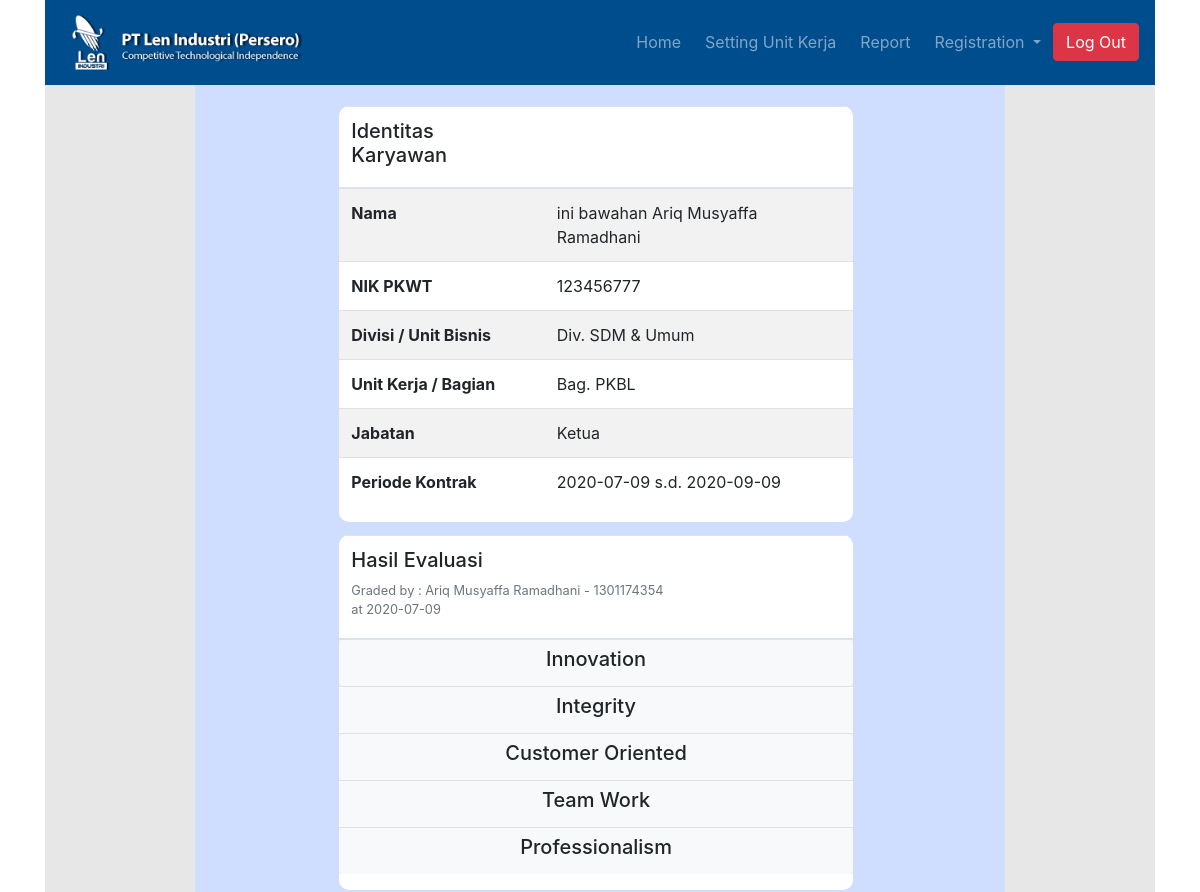
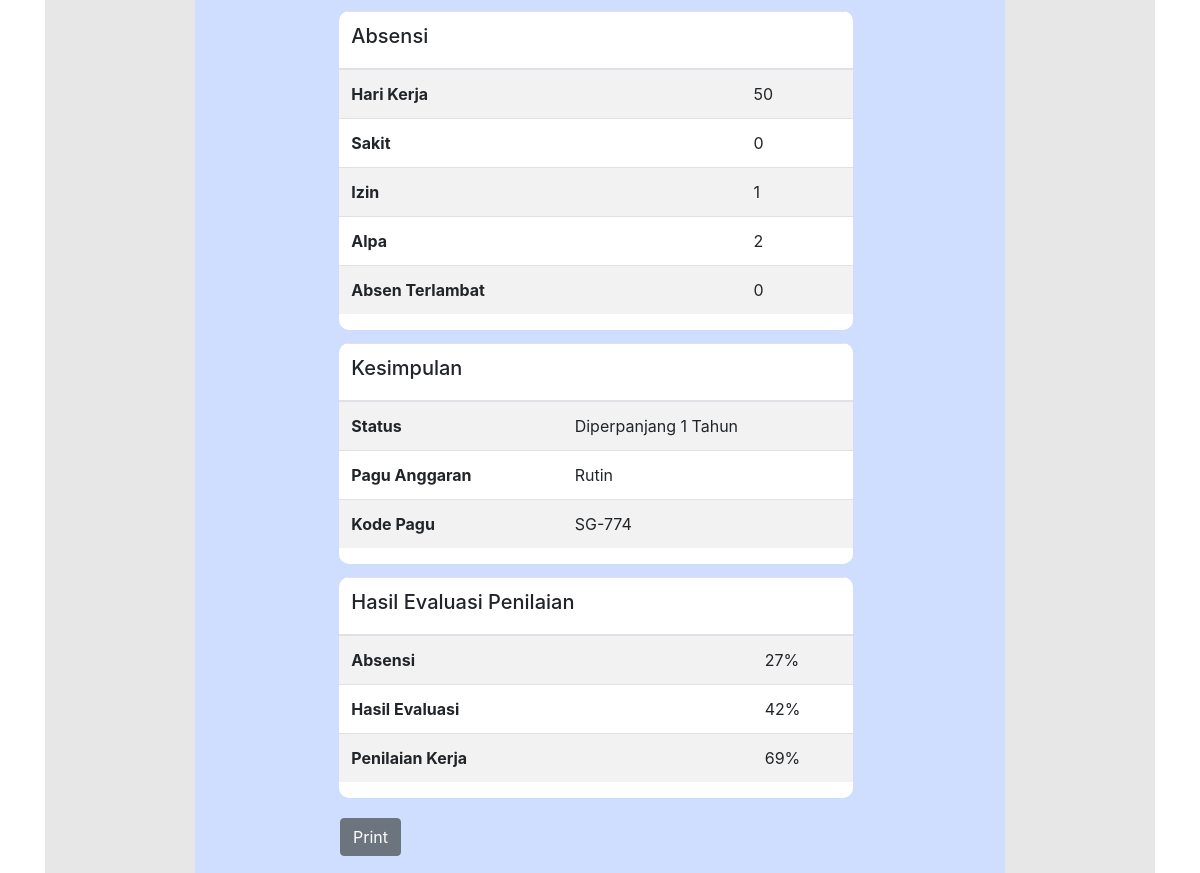
/C_detail_admin/index/57, run on the app's committed database (2 pictures, top to bottom).
### tables this page shows
CREATE TABLE `karyawan` (
  `id_karyawan` int(11) NOT NULL,
  `id_evaluasi` int(11) DEFAULT NULL,
  `id_absensi` int(11) NOT NULL,
  `nama` varchar(255) NOT NULL,
  `nik` int(10) NOT NULL,
  `divisi` varchar(255) NOT NULL,
  `jabatan` varchar(255) NOT NULL,
  `bagian` varchar(255) NOT NULL,
  `nilai_hasil` float NOT NULL,
  `end_periode` date NOT NULL,
  `start_periode` date NOT NULL,
  `status` varchar(255) NOT NULL,
  `alasan` varchar(255) DEFAULT NULL,
  `anggaran` varchar(255) DEFAULT NULL,
  `kode_pagu` varchar(255) DEFAULT NULL
);

CREATE TABLE `absensi` (
  `id_absensi` int(11) NOT NULL,
  `nik` int(10) NOT NULL,
  `sakit` float NOT NULL,
  `izin` float NOT NULL,
  `alpa` float NOT NULL,
  `periode` int(11) NOT NULL,
  `terlambat` float NOT NULL,
  `nilai_absen` float NOT NULL,
  `nilai_produktivitas` float NOT NULL
);

### application/views/admin/V_detail_admin.php (the view, shortened to what the rows shown need)
<!DOCTYPE html>
<html lang="en">
<head>
    <link rel="stylesheet" href="<?= base_url()?>/assets/css/bootstrap.min.css">
    <link rel="stylesheet" href="<?= base_url()?>/assets/style/style1.css">
</head>
<body>
    <div class="container">
        <div class="container" style="background-color: #E7E7E7;">
            <div class="container main_bgr_dash" style="width: 75%;">
                <div class="row">
                    <div class="col-md-12">
                        <div class="detail_area">
                            <table class="table table-striped">
                                <thead>
                                <tr>
                                    <th scope="col"><h5>Identitas Karyawan</h5></th>
                                    <th scope="col"></th>
                                </tr>
                                </thead>
                                <tbody>
                                <tr>
                                    <th scope="row">Nama</th>
                                    <td><?= $karyawan['nama']; ?></td>
                                </tr>
                                <tr>
                                    <th scope="row">NIK PKWT</th>
                                    <td><?= $karyawan['nik']; ?></td>
                                </tr>
                                <tr>
                                    <th scope="row">Divisi / Unit Bisnis</th>
                                    <td><?= $karyawan['divisi']; ?></td>
                                </tr>
                                <tr>
                                    <th scope="row">Unit Kerja / Bagian</th>
                                    <td><?= $karyawan['bagian']; ?></td>
                                </tr>
                                <tr>
                                    <th scope="row">Jabatan</th>
                                    <td><?= $karyawan['jabatan']; ?></td>
                                </tr>
                                <tr>
                                    <th scope="row">Periode Kontrak</th>
                                    <td><?= $karyawan['start_periode']; ?> s.d. <?= $karyawan['end_periode']; ?></td>
                                </tr>
                                </tbody>
                            </table>
                        </div>
                    </div>
                </div>
                <div class="row">
                    <div class="col-md-12">
                        <div class="detail_area">
                            <table class="table table-striped">
                                <thead>
                                <tr>
                                    <th scope="col">
                                    <h5>Hasil Evaluasi</h5>
                                    <h6 class="text-secondary">
                                        <?php if ($evaluasi['nilai_eval'] != -1) { ?>
                                            <small>
                                                Graded by : <?=  $evaluasi['nama_atasan'] ?> - <?=  $evaluasi['nik_atasan'] ?> <br> at <?=  $evaluasi['date_fill'] ?>
                                            </small>
                                        <?php } else { ?>
                                            <small>
                                                Should be graded by : <?=  $evaluasi['nama_atasan'] ?> - <?=  $evaluasi['nik_atasan'] ?>
                                            </small>
                                        <?php } ?>
                                    </h6>
                                    </th>
                                </tr>
                                </thead>
                            </table>
                        </div>
                    </div>
                </div>
                <div class="row">
                    <div class="col-md-12">
                        <div class="detail_area">
                            <table class="table table-striped">
                                <thead>
                                <tr>
                                    <th scope="col"><h5>Absensi</h5></th>
                                    <th scope="col"></th>
                                </tr>
                                </thead>
                                <tbody>
                                <tr>
                                    <th scope="row">Hari Kerja</th>
                                    <td><?= $absensi['periode']; ?></td>
                                </tr>
                                <tr>
                                    <th scope="row">Sakit</th>
                                    <td><?= $absensi['sakit']; ?></td>
                                </tr>
                                <tr>
                                    <th scope="row">Izin</th>
                                </tr>
                                <tr>
                                    <th scope="row">Alpa</th>
                                    <td><?= $absensi['alpa']; ?></td>
                                </tr>
                                <tr>
                                    <th scope="row">Absen Terlambat</th>
                                    <td><?= $absensi['terlambat']; ?></td>
                                </tr>
                                </tbody>
                            </table>
                        </div>
                    </div>
                </div>
                <div class="row">
                    <div class="col-md-12">
                        <div class="detail_area">
                            <table class="table table-striped">
                                <thead>
                                <tr>
                                    <th scope="col"><h5>Kesimpulan</h5></th>
                                    <th scope="col"></th>
                                </tr>
                                </thead>
                                <tbody>
                                <?php if ($karyawan['status']==='Diputus') { ?>
                                    <tr>
                                        <th scope="row">Status</th>
                                        <td><?= $karyawan['status']; ?></td>
                                    </tr>
                                    <tr>
                                        <th scope="row">Alasan</th>
                                        <td> <?= $karyawan['alasan']; ?> </td>
                                    </tr>
                                <?php }
                                else if ($karyawan['status']==='Diperpanjang 1 Tahun' || $karyawan['status']==='Diperpanjang 6 Bulan' || $karyawan['status']==='Diperpanjang 3 Bulan') { ?>
                                    <tr>
                                        <th scope="row">Status</th>
                                        <td><?= $karyawan['status']; ?></td>
                                    </tr>
                                    <tr>
                                        <th scope="row">Pagu Anggaran</th>
                                        <td> <?= $karyawan['anggaran']; ?> </td>
                                    </tr>
                                    <tr>
                                        <th scope="row">Kode Pagu</th>
                                        <td> <?= $karyawan['kode_pagu']; ?> </td>
                                    </tr>
                                <?php } else if($karyawan['status']=='-') { ?>
                                    <tr>
                                        <td colspan="2" align="center">
                                        <h5 class="text-danger"> contract status not graded yet </h5>
                                        </td>
                                    </tr>
                                <?php } else if($karyawan['status'] == 'Diputus'){?>
                                    <tr>
                                        <th scope="row">Status</th>
                                        <td><?= $karyawan['status']; ?></td>
                                    </tr>
                                <?php } ?>
                                </tbody>
                            </table>
                        </div>
                    </div>
                </div>
                <div class="row">
                    <div class="col-md-12">
                        <div class="detail_area">
                            <table class="table table-striped">
                                <thead>
                                <tr>
                                    <th scope="col"><h5>Hasil Evaluasi Penilaian</h5></th>
                                    <th scope="col"></th>
                                </tr>
                                </thead>
                                <?php if ($evaluasi['nilai_eval'] != -1) { ?>
                                    <tbody>
                                        <tr>
                                            <th scope="row">Absensi</th>
                                            <td><?= $absensi['nilai_absen']; ?>%</td>
                                        </tr>
                                        <tr>
                                            <th scope="row">Hasil Evaluasi</th>
                                            <td><?= $evaluasi['nilai_eval']; ?>%</td>
                                        </tr>
                                        <tr>
                                            <th scope="row">Penilaian Kerja</th>
                                            <td><?= $karyawan['nilai_hasil']; ?>%</td>
                                        </tr>
                                    </tbody>
                                <?php } ?>
                            </table>
                        </div>
                    </div>
                </div>
            </div>
        </div>
</body>
</html>

### data on the page
karyawan: nama "ini bawahan Ariq Musyaffa Ramadhani", nik "123456777", divisi "Div. SDM & Umum", bagian "Bag. PKBL", jabatan "Ketua", start_periode "2020-07-09", end_periode "2020-09-09", status "Diperpanjang 1 Tahun", anggaran "Rutin", kode_pagu "SG-774", nilai_hasil "69"
absensi: periode "50", sakit "0", izin "2", terlambat "0", nilai_absen "27"

### other printed values
$evaluasi['nama_atasan'] "Ariq Musyaffa Ramadhani"
$evaluasi['nik_atasan'] "1301174354"
$evaluasi['date_fill'] "2020-07-09"
$absensi['izin'] "1"
$evaluasi['nilai_eval'] "42"
